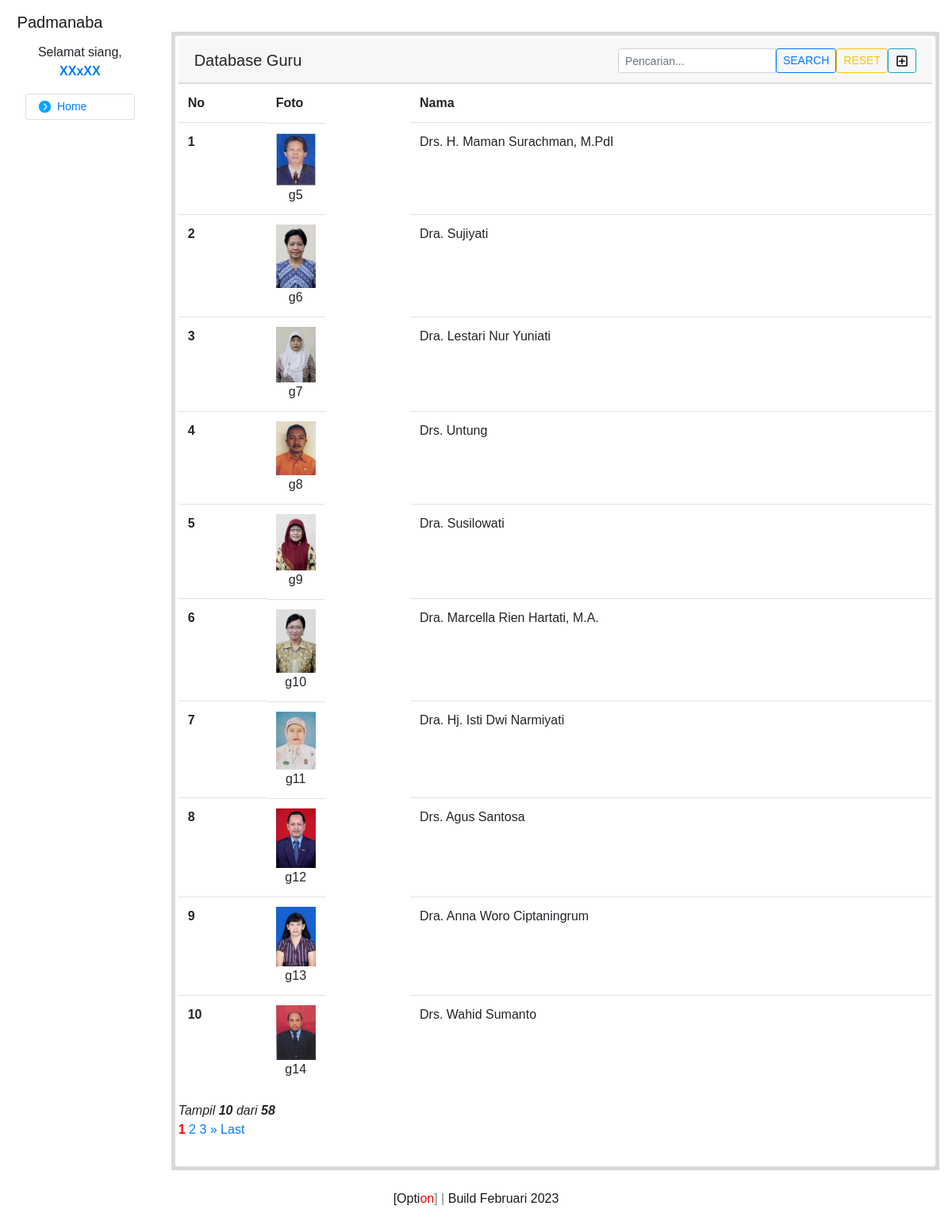
/nol/guru_db.php (signed in), run on the app's committed database.
### tables this page shows
CREATE TABLE `guru` (
  `id_guru` int(11) NOT NULL AUTO_INCREMENT,
  `guru` varchar(100) NOT NULL,
  `code` varchar(10) NOT NULL,
  `nip` varchar(20) NOT NULL,
  `nuptk` varchar(20) NOT NULL,
  `agama` varchar(20) NOT NULL,
  `jk` varchar(9) NOT NULL,
  `tempat` varchar(20) NOT NULL,
  `tanggal` varchar(10) NOT NULL,
  `alamat` varchar(100) NOT NULL,
  `telpon` varchar(30) NOT NULL,
  `email` varchar(50) NOT NULL,
  `line` varchar(50) NOT NULL,
  `jabatan` varchar(20) NOT NULL,
  `pelajaran` varchar(50) NOT NULL,
  `foto` varchar(50) NOT NULL,
  `status` varchar(6) NOT NULL,
  `kal` varchar(20) NOT NULL,
  `info` varchar(20) NOT NULL,
  `abs` varchar(20) NOT NULL,
  `nilai` varchar(20) NOT NULL,
  `ujian` varchar(20) NOT NULL,
  `tugas` varchar(20) NOT NULL,
  `switch` varchar(3) NOT NULL,
  `catatan` text NOT NULL,
  PRIMARY KEY (`id_guru`)
);

### functions.php (called while the page is built, shortened)
<?php
function tglIndonesia($str){
       $tr   = trim($str);
       $str    = str_replace(array('Sun', 'Mon', 'Tue', 'Wed', 'Thu', 'Fri', 'Sat', 'January', 'February', 'March', 'April', 'May', 'June', 'July', 'August', 'September', 'October', 'November', 'December'), array('Minggu', 'Senin', 'Selasa', 'Rabu', 'Kamis', 'Jum\'at', 'Sabtu', 'Januari', 'Februari', 'Maret', 'April', 'Mei', 'Juni', 'Juli', 'Agustus', 'September', 'Oktober', 'November', 'Desember'), $tr);
       return $str;
   }
?>

### nol/guru_db.php (the view, shortened to what this page needs)
<?php
require '../functions.php';
$halamanAktif = isset($_GET["halaman"])?($_GET["halaman"]) : $halaman=1;
$halaman = 10;
$mulai = ($halamanAktif - 1) * $halaman;
$no = $mulai + 1;
if(isset($_POST["search"])) {
      $keyword =$_POST["keyword"];
      $sql = mysqli_query($conn, "SELECT * FROM guru WHERE id_guru LIKE '%$keyword%' OR guru LIKE '%$keyword%' OR jabatan LIKE  '%$keyword%'OR pelajaran LIKE '%$keyword%'ORDER BY code asc");
      $sql2 = mysqli_num_rows($sql);
      $sq= mysqli_query($conn, "SELECT * FROM guru");
      $sql3 = mysqli_num_rows($sq);
      $no = 1;
  }else{
      $sql = mysqli_query($conn, "SELECT * FROM guru ORDER BY id_guru asc LIMIT $mulai,$halaman");
      $sql2 = mysqli_num_rows($sql);
      $sq= mysqli_query($conn, "SELECT * FROM guru");
      $sql3 = mysqli_num_rows($sq);
    }
    $akhir = ceil($sql3/$halaman);
?>
<!doctype html>
<html lang="en">
  <head>
    <link rel="stylesheet" href="https://stackpath.bootstrapcdn.com/bootstrap/4.3.1/css/bootstrap.min.css">
    <link rel="stylesheet" href="../css/animasi.css">
    <link rel="stylesheet" href="../css/animate.css">
    <link rel="stylesheet" href="../css/cover.css">
    <link rel="stylesheet" href="../css/cover1.css">
  </head>
  <body>
   <div class="container">
    <nav class="navbar fixed-top navbar-light">
      <a class="navbar-brand" href="#">
        Padmanaba
      </a>
    </nav>
    <div class="row mt-4">
    <div class="col-md-2">
      <div class="container">
      <div align="center" style="margin-top: 30px;">
        <a href="../logout.php"><p class="text-center"><b>XXxXX</b></p></a>
    </div>
        <div class="menu-kiri">
          <div class="card mt-2" style="width: 100%;">
              <ul>
               <li><a href="nol.php">Home</a></li>
              </ul>
          </div>
        </div>
        </div>
    </div>
    <div class="col-md-10 mt-3">
    <div class="form p-1">
      <div class="card p-1" style="width: 100%;">
        <div class="card-header">
      <span style="font-size: 20px">Database Guru</span>
        <span class="hidden float-right"><a href="guru_add.php" class="btn btn-outline-info btn-sm"><img src="../img/add.png"></a></span>
      <span class="float-right">
        <form action="" method="POST">
               <div class="input-group input-group-sm">
                  <input type="text" class="form-control" placeholder="Pencarian..." name="keyword" autocomplete="off">
                    <button class="btn btn-outline-primary btn-sm" type="submit" name="search">SEARCH</button>
                    <a href="?halaman=<?= $i=1; ?>" class="btn btn-outline-warning btn-sm">RESET</a>
                </div>
          </form>
        </span>
      </div>
       <table class="table table-hover">
          <tr>
            <th>No</th>
            <th>Foto</th>
            <th>Nama</th>
          </tr>
          <?php while($row=mysqli_fetch_assoc($sql)): ?>
          <tr>
            <th><?=$no++;?></th>
            <td class="d-inline-block align-top" style="text-align: center;"><img src="../img/guru/<?=$row["foto"];?>"width ="50px"><br><?=$row["code"];?></td>
            <td><?=$row["guru"];?></td>
          </tr>
         <?php endwhile; ?>
      </table>
      <p style="margin: 0px"><i>Tampil <b><?= $sql2; ?></b> dari <b><?= $sql3; ?></b></i></p>
                <ul style="margin-bottom: 30px;" class="pagination">
                <?php $jumlah_number = 2;
                $start_number = ($halamanAktif > $jumlah_number)? $halamanAktif - $jumlah_number : 1;
                $end_number = ($halamanAktif < ($akhir - $jumlah_number))? $halamanAktif + $jumlah_number : $akhir;
                ?>
                  <?php  for ($i=$start_number; $i <=$end_number  ; $i++) : ?>
                  <?php if($i == $halamanAktif): ?>
                  <li><a href="?halaman=<?= $i; ?>"style="font-weight:bold; color: red" ><?= $i; ?></a></li>&nbsp;
                  <?php else: ?>
                  <li><a href="?halaman=<?= $i; ?>"><?= $i; ?></a></li>&nbsp;
                  <?php endif; ?>
                  <?php endfor; ?>
                <?php if($halamanAktif<$akhir): ?>
                  <li><a href="?halaman=<?=$halamanAktif + 1; ?>">&raquo;</a></li>&nbsp;
                  <li><a href="?halaman=<?=$i=$akhir; ?>">Last</a></li>
                <?php endif; ?>
            </ul>
     </div>
</div>
   <nav class="navbar fixed-bottom navbar-light">
      <span class="navbar-text mx-auto d-block">
        <a href="../raihan.php">[Opti<a style="color: red">on</a>]</a> | <a href="../build.php">Build <?php echo tglIndonesia(date('F Y')); ?></a>
      </span>
    </nav>
  </body>
</html>

### css/animasi.css (style rules this page uses)
.container { max-width: 100%; margin: 0 auto; padding: 0 1em; overflow: hidden; }
.container { padding-bottom: 4em; }

### css/cover.css (style rules this page uses)
body { font-family: Arial; font-size: 16px; }
.menu-kiri ul { list-style: none;padding: 0; margin: 0;font-size: 14px; }
.menu-kiri ul li { background: url(../img/icon-left.png) no-repeat left; padding: 5px 5px 5px 10px; margin-left: 9px; }
.menu-kiri ul li a { cursor: pointer; padding: 0px 10px 10px 20px; }
.form { background-color: rgb(128,128,128,0.3); padding: 10px; }

### data on the page
guru: foto (picture), code "g5", guru "Drs. H. Maman Surachman, M.PdI"
guru: foto (picture), code "g6", guru "Dra. Sujiyati"
guru: foto (picture), code "g7", guru "Dra. Lestari Nur Yuniati"
guru: foto (picture), code "g8", guru "Drs. Untung"
guru: foto (picture), code "g9", guru "Dra. Susilowati"
guru: foto (picture), code "g10", guru "Dra. Marcella Rien Hartati, M.A."
guru: foto (picture), code "g11", guru "Dra. Hj. Isti Dwi Narmiyati"
guru: foto (picture), code "g12", guru "Drs. Agus Santosa"
guru: foto (picture), code "g13", guru "Dra. Anna Woro Ciptaningrum"
guru: foto (picture), code "g14", guru "Drs. Wahid Sumanto"

### other printed values
$sql2 "10"
$sql3 "58"
